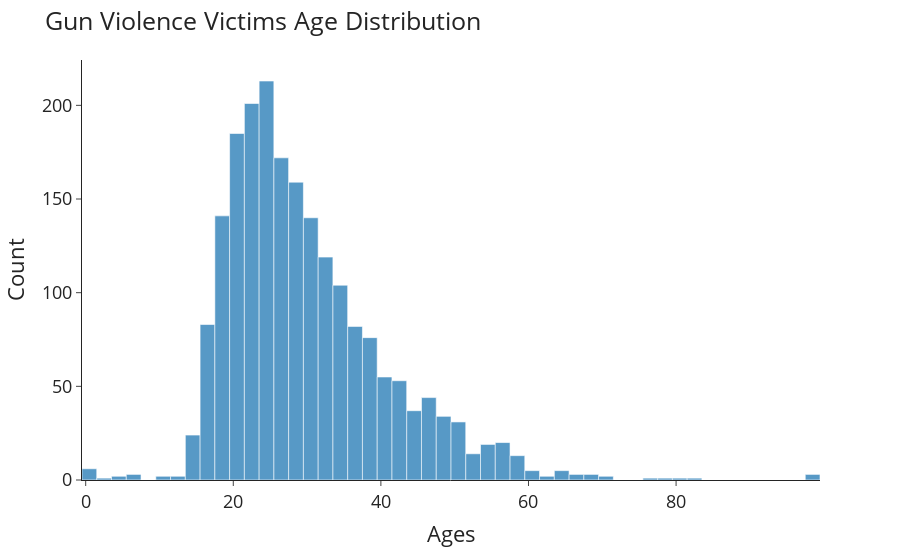

Notebook code for this chart:
### Code cell
fig = px.histogram(fatal_shootings_df, x="age", template='simple_white+presentation', opacity=0.75)
fig.update_layout(title = "Gun Violence Victims Age Distribution", xaxis_title= "Ages", yaxis_title= "Count" )

fig.show()

### Figure 1 — Plotly figure (JSON) as saved in the notebook; plotly's stock layout.template omitted (floating-point values rounded to 4 significant figures; data arrays with more than 128 entries replaced by an {"elided": "..."} marker saying what was removed)
{"data": [{"alignmentgroup": "True", "bingroup": "x", "hovertemplate": "age=%{x}<br>count=%{y}<extra></extra>", "legendgroup": "", "marker": {"color": "#1F77B4", "opacity": 0.75, "pattern": {"shape": ""}}, "name": "", "offsetgroup": "", "orientation": "v", "showlegend": false, "type": "histogram", "x": {"elided": "2079 int values"}, "xaxis": "x", "yaxis": "y"}], "layout": {"barmode": "relative", "legend": {"tracegroupgap": 0}, "margin": {"t": 60}, "title": {"text": "Gun Violence Victims Age Distribution"}, "xaxis": {"anchor": "y", "domain": [0, 1], "title": {"text": "Ages"}}, "yaxis": {"anchor": "x", "domain": [0, 1], "title": {"text": "Count"}}}}
